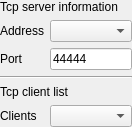
<?xml version="1.0" encoding="UTF-8"?>
<ui version="4.0">
 <class>SAKTcpServerDeviceController</class>
 <widget class="QWidget" name="SAKTcpServerDeviceController">
  <property name="geometry">
   <rect>
    <x>0</x>
    <y>0</y>
    <width>132</width>
    <height>117</height>
   </rect>
  </property>
  <property name="windowTitle">
   <string>Form</string>
  </property>
  <layout class="QGridLayout" name="gridLayout">
   <property name="leftMargin">
    <number>0</number>
   </property>
   <property name="topMargin">
    <number>0</number>
   </property>
   <property name="rightMargin">
    <number>0</number>
   </property>
   <property name="bottomMargin">
    <number>0</number>
   </property>
   <item row="4" column="0" colspan="2">
    <widget class="QLabel" name="label_6">
     <property name="text">
      <string>Tcp client list</string>
     </property>
    </widget>
   </item>
   <item row="1" column="0">
    <widget class="QLabel" name="label_3">
     <property name="text">
      <string>Address</string>
     </property>
    </widget>
   </item>
   <item row="2" column="0">
    <widget class="QLabel" name="label_4">
     <property name="text">
      <string>Port</string>
     </property>
    </widget>
   </item>
   <item row="2" column="1">
    <widget class="QLineEdit" name="serverPortLineEdit">
     <property name="text">
      <string>44444</string>
     </property>
    </widget>
   </item>
   <item row="0" column="0" colspan="2">
    <widget class="QLabel" name="label_5">
     <property name="text">
      <string>Tcp server information</string>
     </property>
    </widget>
   </item>
   <item row="5" column="1">
    <widget class="QComboBox" name="clientHostComboBox">
     <property name="enabled">
      <bool>true</bool>
     </property>
     <property name="editable">
      <bool>false</bool>
     </property>
    </widget>
   </item>
   <item row="1" column="1">
    <widget class="QComboBox" name="serverhostComboBox"/>
   </item>
   <item row="3" column="0" colspan="2">
    <widget class="Line" name="line">
     <property name="orientation">
      <enum>Qt::Horizontal</enum>
     </property>
    </widget>
   </item>
   <item row="5" column="0">
    <widget class="QLabel" name="label">
     <property name="text">
      <string>Clients</string>
     </property>
    </widget>
   </item>
  </layout>
 </widget>
 <resources/>
 <connections/>
</ui>
